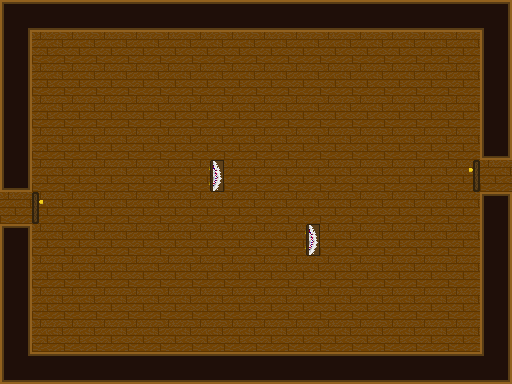

Rendered tile map (Tiled .tmx) drawn with the repository's tilesets; below, a short description and the full map source, tile grids included:
An orthogonal 16x12 tile map with 32x32 px tiles, 2 tile layers (floor, interactive-objects).

<map version="1.0" tiledversion="1.0.3" orientation="orthogonal" renderorder="right-down" width="16" height="12" tilewidth="32" tileheight="32" nextobjectid="1">
 <tileset firstgid="1" name="atlas" tilewidth="32" tileheight="32" tilecount="144" columns="12">
  <image source="atlas.png" width="384" height="384" />
  <tile id="1">
   <properties>
    <property name="key" value="w" />
   </properties>
  </tile>
  <tile id="60">
   <properties>
    <property name="key" value="w" />
   </properties>
  </tile>
  <tile id="72">
   <properties>
    <property name="key" value="w" />
   </properties>
  </tile>
  <tile id="84">
   <properties>
    <property name="key" value="x" />
   </properties>
  </tile>
  <tile id="96">
   <properties>
    <property name="key" value="x" />
   </properties>
  </tile>
  <tile id="120">
   <properties>
    <property name="key" value="f" />
   </properties>
  </tile>
 </tileset>
 <layer name="floor" width="16" height="12">
  <data encoding="csv">
3221225533,1610612809,1610612809,1610612809,1610612809,1610612809,1610612809,1610612809,1610612809,1610612809,1610612809,1610612809,1610612809,1610612809,1610612809,1073741885,
73,121,121,121,121,121,121,121,121,121,121,121,121,121,121,73,
73,121,121,121,121,121,121,121,121,121,121,121,121,121,121,73,
73,121,121,121,121,121,121,121,121,121,121,121,121,121,121,73,
73,121,121,121,121,121,121,121,121,121,121,121,121,121,121,2,
2,121,121,121,121,121,121,121,121,121,121,121,121,121,121,121,
121,121,121,121,121,121,121,121,121,121,121,121,121,121,121,1073741826,
1073741826,121,121,121,121,121,121,121,121,121,121,121,121,121,121,73,
73,121,121,121,121,121,121,121,121,121,121,121,121,121,121,73,
73,121,121,121,121,121,121,121,121,121,121,121,121,121,121,73,
73,121,121,121,121,121,121,121,121,121,121,121,121,121,121,73,
2147483709,1610612809,1610612809,1610612809,1610612809,1610612809,1610612809,1610612809,1610612809,1610612809,1610612809,1610612809,1610612809,1610612809,1610612809,61
</data>
 </layer>
 <layer name="interactive-objects" width="16" height="12">
  <data encoding="csv">
0,0,0,0,0,0,0,0,0,0,0,0,0,0,0,0,
0,0,0,0,0,0,0,0,0,0,0,0,0,0,0,0,
0,0,0,0,0,0,0,0,0,0,0,0,0,0,0,0,
0,0,0,0,0,0,0,0,0,0,0,0,0,0,0,0,
0,0,0,0,0,0,0,0,0,0,0,0,0,0,0,0,
0,0,0,0,0,0,109,0,0,0,0,0,0,0,2147483781,0,
0,133,0,0,0,0,0,0,0,0,0,0,0,0,0,0,
0,0,0,0,0,0,0,0,0,109,0,0,0,0,0,0,
0,0,0,0,0,0,0,0,0,0,0,0,0,0,0,0,
0,0,0,0,0,0,0,0,0,0,0,0,0,0,0,0,
0,0,0,0,0,0,0,0,0,0,0,0,0,0,0,0,
0,0,0,0,0,0,0,0,0,0,0,0,0,0,0,0
</data>
 </layer>
</map>
